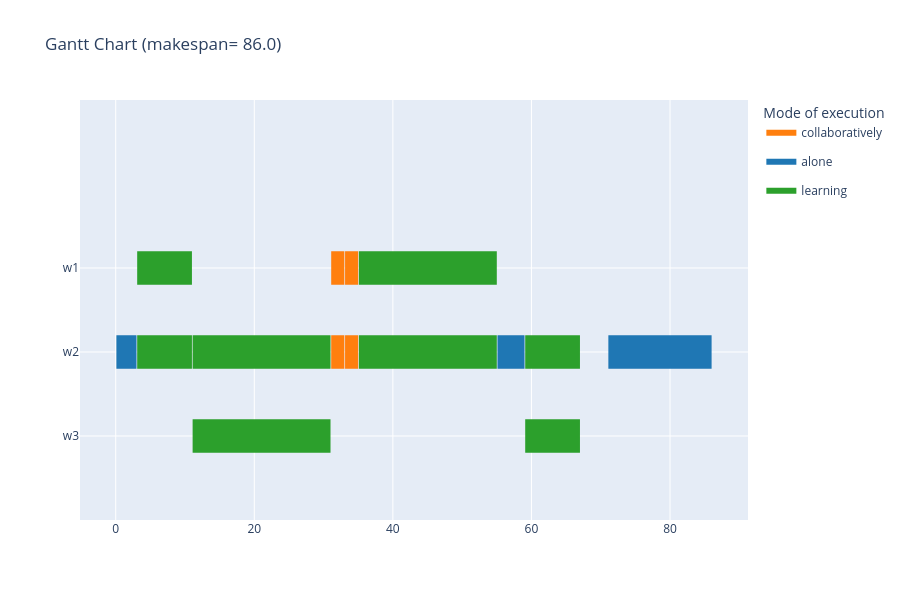

Source (notebook cell):
### Code cell
df = gantt_chart(s, instance, color=3, render="notebook", save_path="../results/gantt_chart_instance_temp.html")

### Figure 1 — Plotly figure (JSON) as saved in the notebook; plotly's stock layout.template omitted (floating-point values rounded to 4 significant figures)
{"data": [{"fill": "toself", "fillcolor": "rgb(255, 127, 14)", "hoverinfo": "name", "legendgroup": "rgb(255, 127, 14)", "mode": "none", "name": "collaboratively", "showlegend": true, "type": "scatter", "x": [31.1, 33, 33, 31.1, 31.1, 33.1, 35, 35, 33.1, 33.1, 31.1, 33, 33, 31.1, 31.1, 33.1, 35, 35, 33.1], "y": [1.8, 1.8, 2.2, 2.2, null, 1.8, 1.8, 2.2, 2.2, null, 0.8, 0.8, 1.2, 1.2, null, 0.8, 0.8, 1.2, 1.2]}, {"fill": "toself", "fillcolor": "rgb(31, 119, 180)", "hoverinfo": "name", "legendgroup": "rgb(31, 119, 180)", "mode": "none", "name": "alone", "showlegend": true, "type": "scatter", "x": [0.1, 3, 3, 0.1, 0.1, 55.1, 59, 59, 55.1, 55.1, 71.1, 86, 86, 71.1], "y": [0.8, 0.8, 1.2, 1.2, null, 0.8, 0.8, 1.2, 1.2, null, 0.8, 0.8, 1.2, 1.2]}, {"fill": "toself", "fillcolor": "rgb(44, 160, 44)", "hoverinfo": "name", "legendgroup": "rgb(44, 160, 44)", "mode": "none", "name": "learning", "showlegend": true, "type": "scatter", "x": [3.1, 11, 11, 3.1, 3.1, 35.1, 55, 55, 35.1, 35.1, 3.1, 11, 11, 3.1, 3.1, 11.1, 31, 31, 11.1, 11.1, 35.1, 55, 55, 35.1, 35.1, 59.1, 67, 67, 59.1, 59.1, 11.1, 31, 31, 11.1, 11.1, 59.1, 67, 67, 59.1], "y": [1.8, 1.8, 2.2, 2.2, null, 1.8, 1.8, 2.2, 2.2, null, 0.8, 0.8, 1.2, 1.2, null, 0.8, 0.8, 1.2, 1.2, null, 0.8, 0.8, 1.2, 1.2, null, 0.8, 0.8, 1.2, 1.2, null, -0.2, -0.2, 0.2, 0.2, null, -0.2, -0.2, 0.2, 0.2]}, {"legendgroup": "rgb(255, 127, 14)", "marker": {"color": "rgb(255, 127, 14)", "opacity": 0, "size": 1}, "mode": "markers", "name": "", "showlegend": false, "text": [null, null, null, null, null, null, null, null], "type": "scatter", "x": [31.1, 33, 33.1, 35, 31.1, 33, 33.1, 35], "y": [2, 2, 2, 2, 1, 1, 1, 1]}, {"legendgroup": "rgb(31, 119, 180)", "marker": {"color": "rgb(31, 119, 180)", "opacity": 0, "size": 1}, "mode": "markers", "name": "", "showlegend": false, "text": [null, null, null, null, null, null], "type": "scatter", "x": [0.1, 3, 55.1, 59, 71.1, 86], "y": [1, 1, 1, 1, 1, 1]}, {"legendgroup": "rgb(44, 160, 44)", "marker": {"color": "rgb(44, 160, 44)", "opacity": 0, "size": 1}, "mode": "markers", "name": "", "showlegend": false, "text": [null, null, null, null, null, null, null, null, null, null, null, null, null, null, null, null], "type": "scatter", "x": [3.1, 11, 35.1, 55, 3.1, 11, 11.1, 31, 35.1, 55, 59.1, 67, 11.1, 31, 59.1, 67], "y": [2, 2, 2, 2, 1, 1, 1, 1, 1, 1, 1, 1, 0, 0, 0, 0]}], "layout": {"height": 600, "hovermode": "closest", "legend": {"title": {"text": "Mode of execution"}}, "showlegend": true, "title": {"text": "Gantt Chart (makespan= 86.0)"}, "xaxis": {"rangeselector": {"buttons": [{"count": 7, "label": "1w", "step": "day", "stepmode": "backward"}, {"count": 1, "label": "1m", "step": "month", "stepmode": "backward"}, {"count": 6, "label": "6m", "step": "month", "stepmode": "backward"}, {"count": 1, "label": "YTD", "step": "year", "stepmode": "todate"}, {"count": 1, "label": "1y", "step": "year", "stepmode": "backward"}, {"step": "all"}]}, "showgrid": true, "type": "linear", "zeroline": false}, "yaxis": {"autorange": false, "range": [-1, 4], "showgrid": true, "ticktext": ["w3", "w2", "w1"], "tickvals": [0, 1, 2], "zeroline": false}}}
